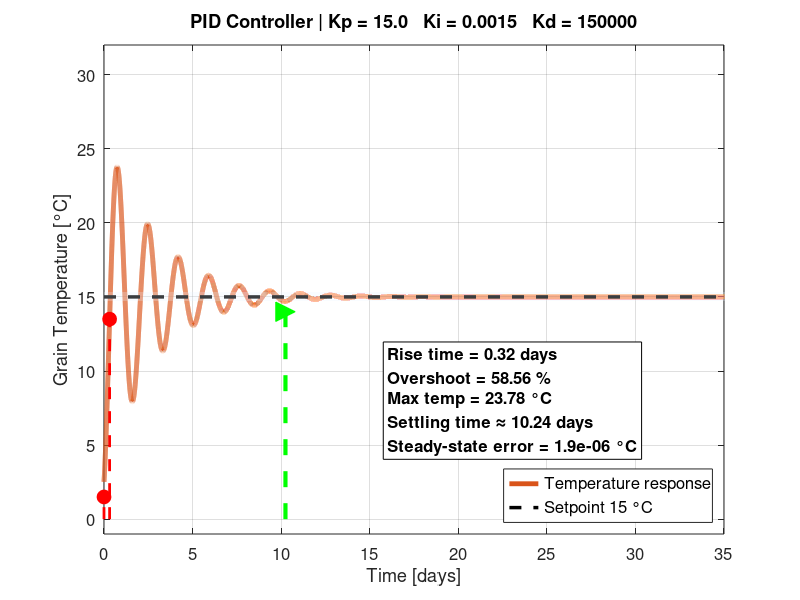

Recreate this plot in MATLAB.
%% Grain Storage - FULL PID Controller (0 to 15 °C)
% Y-axis up to 32 °C - perfect for aggressive tuning
clear; clc; close all;

%% 1. Realistic plant model (grain silo)
tau_hours = 206.16;
tau_sec   = tau_hours * 3600;
wn    = 1/(tau_sec/6);
zeta  = 0.15;
Gp = tf(1, [tau_sec 1]) + tf(0.25*[wn^2], [1 2*zeta*wn wn^2]);

%% 2. PID gains - you can make them much larger now
Kp = 15;          % Proportional
Ki = 0.0015;      % Integral
Kd = 150000;      % Derivative

% THIS LINE IS 100 % CLEAN - no hidden characters
C_PID = tf([Kd Kp Ki], [1 0]);   % Kd*s + Kp + Ki/s

%% 3. Closed-loop system
T_cl = feedback(C_PID * Gp, 1);

%% 4. Step response (setpoint step 0 to 15 °C)
T_setpoint = 15;
t_final_sec = 40*86400;
t = 0:60:t_final_sec;                 % 1-minute resolution
[y, t_step] = step(T_cl, t);

y_real = T_setpoint * y;
t_days = t_step / 86400;

%% 5. Performance metrics
idx10 = find(y_real >= 0.1*T_setpoint, 1, 'first');
idx90 = find(y_real >= 0.9*T_setpoint, 1, 'first');
rise_time_days = t_days(idx90) - t_days(idx10);

peak_temp = max(y_real);
overshoot_percent = 100*(peak_temp - T_setpoint)/T_setpoint;

% Settling time (±2 % of setpoint)
band = 0.02*T_setpoint;
idx_out = find(abs(y_real - T_setpoint) > band);

% --- FIXED SECTION START ---
if isempty(idx_out)
    settle_time_days = 0;
else
    settle_time_days = t_days(idx_out(end));
end
% --- FIXED SECTION END ---

ess = abs(y_real(end) - T_setpoint);

%% 6. Plot - Y-axis safely up to 32 °C
figure('Color','w','Position',[100 100 1150 700]);
plot(t_days, y_real, 'Color',[0.85 0.33 0.10], 'LineWidth', 3.5); hold on;
plot([0 40], [15 15], 'k--', 'LineWidth', 2.5);

% ±2 % band
fill([0 40 40 0], [15*0.98 15*0.98 15*1.02 15*1.02], ...
     [0.9 0.95 1], 'FaceAlpha',0.25, 'EdgeColor','none');

% Rise-time markers
if ~isempty(idx10) && ~isempty(idx90)
    plot([t_days(idx10) t_days(idx10)], [0 1.5],  'r--','LineWidth',2);
    plot([t_days(idx90) t_days(idx90)], [0 13.5], 'r--','LineWidth',2);
    plot(t_days(idx10), 1.5,  'ro','MarkerFaceColor','r','MarkerSize',10);
    plot(t_days(idx90), 13.5, 'ro','MarkerFaceColor','r','MarkerSize',10);
end

% Settling arrow
plot([settle_time_days settle_time_days], [0 15], 'g--','LineWidth',3);
plot(settle_time_days, 14, 'g>','MarkerFaceColor','g','MarkerSize',14);

xlabel('Time [days]','FontSize',14);
ylabel('Grain Temperature [°C]','FontSize',14);
title(sprintf('PID Controller | Kp = %.1f   Ki = %.4f   Kd = %g', Kp, Ki, Kd), ...
      'FontSize',16,'FontWeight','bold');
grid on; box on;

xlim([0 35]);
ylim([-1 32]);                     % Y-axis now goes to 32 °C
set(gca,'YTick',0:5:35,'FontSize',12);
legend({'Temperature response','Setpoint 15 °C'},'Location','southeast','FontSize',12);

text(16, 8, {sprintf('Rise time = %.2f days',rise_time_days), ...
             sprintf('Overshoot = %.2f %%',overshoot_percent), ...
             sprintf('Max temp = %.2f °C',peak_temp), ...
             sprintf('Settling time ≈ %.2f days',settle_time_days), ...
             sprintf('Steady-state error = %.1e °C',ess)}, ...
     'BackgroundColor','w','EdgeColor','k','FontSize',12,'FontWeight','bold');

%% 7. Summary
fprintf('\n=== PID Controller Performance ===\n');
fprintf('Kp = %.2f    Ki = %.6f    Kd = %g\n', Kp, Ki, Kd);
fprintf('Max temperature   = %.3f °C\n', peak_temp);
fprintf('Overshoot         = %.2f %%\n', overshoot_percent);
fprintf('Rise time (10-90) = %.2f days\n', rise_time_days);
fprintf('Settling time     = %.2f days\n', settle_time_days);
fprintf('Steady-state error = %.1e °C\n', ess);
fprintf('Y-axis scaled to 32 °C - feel free to push gains higher!\n\n');